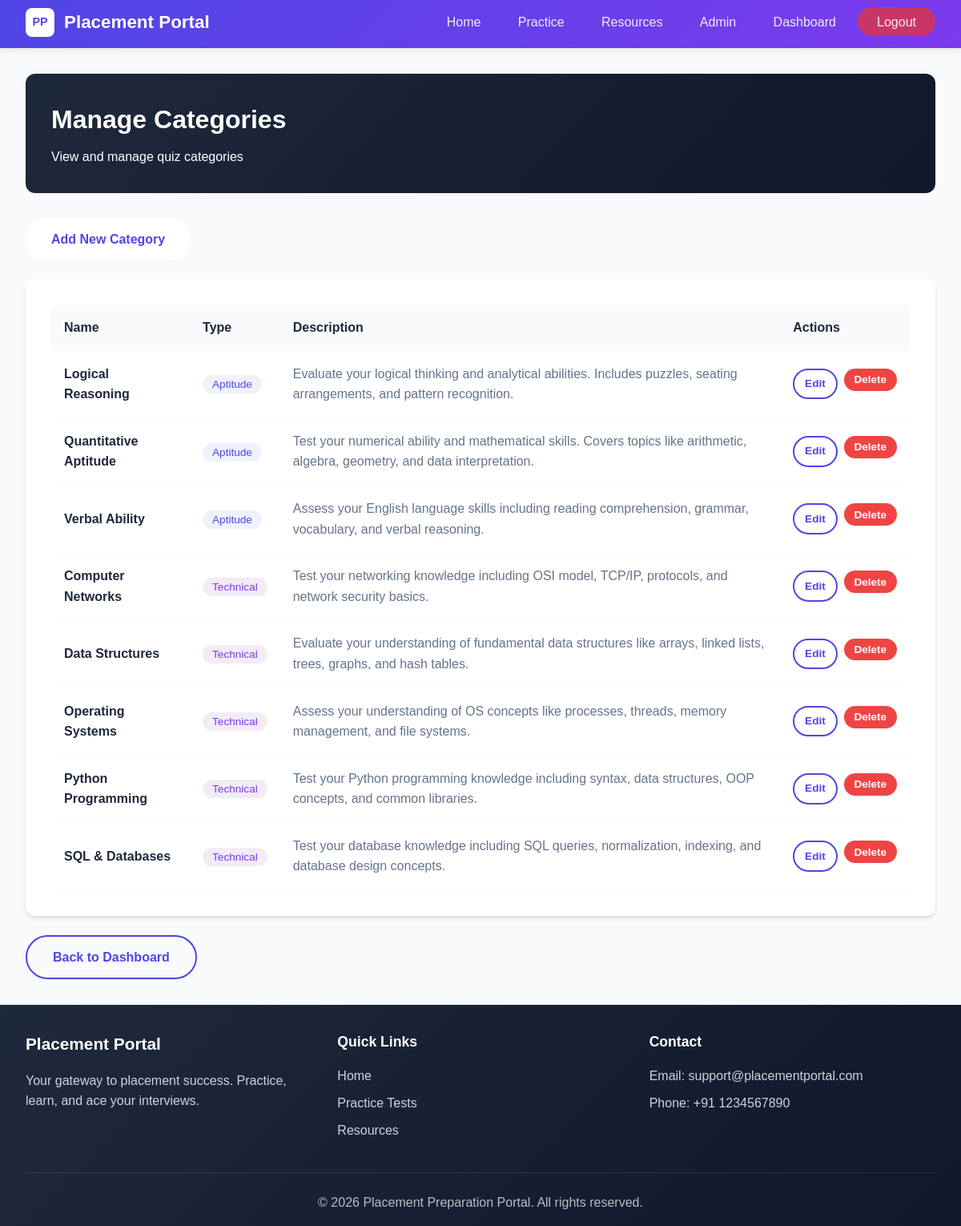
The app's page /admin/categories (signed in) with its own data.
### app/models.py (models this page shows, shortened)
class Category(db.Model):
    __tablename__ = 'categories'
    id = db.Column(db.Integer, primary_key=True)
    name = db.Column(db.String(100), nullable=False)
    type = db.Column(db.String(50))  # 'aptitude' or 'technical'
    description = db.Column(db.Text)
    questions = db.relationship('Question', backref='category', lazy='dynamic',
                               cascade='all, delete-orphan')
    quiz_results = db.relationship('QuizResult', backref='category', lazy='dynamic')

### app/admin/routes.py (the view)
@admin.route('/categories')
@login_required
@admin_required
def list_categories():
    categories = Category.query.order_by(Category.type, Category.name).all()
    return render_template('admin/categories.html', categories=categories)

### app/__init__.py (called while the page is built)
@login_manager.user_loader
def load_user(user_id):
    from app.models import User
    return User.query.get(int(user_id))

### app/admin/routes.py (called while the page is built)
def admin_required(f):
    @wraps(f)
    def decorated_function(*args, **kwargs):
        if not current_user.is_authenticated or current_user.role != 'admin':
            flash('Admin access required.', 'danger')
            return redirect(url_for('main.home'))
        return f(*args, **kwargs)
    return decorated_function

### app/templates/admin/categories.html (shortened to what this page needs)
{% extends "base.html" %}
{% block content %}
<div class="container">
    <div class="admin-header">
        <h1>Manage Categories</h1>
        <p>View and manage quiz categories</p>
    </div>
    <div style="margin-bottom: 1.5rem;">
        <a href="{{ url_for('admin.create_category') }}" class="btn btn-primary">Add New Category</a>
    </div>
    <div class="card">
        <div style="overflow-x: auto;">
            <table style="width: 100%; border-collapse: collapse;">
                <thead>
                    <tr style="background: var(--light-bg);">
                        <th style="padding: 1rem; text-align: left; border-radius: 8px 0 0 8px;">Name</th>
                        <th style="padding: 1rem; text-align: left;">Type</th>
                        <th style="padding: 1rem; text-align: left;">Description</th>
                        <th style="padding: 1rem; text-align: left; border-radius: 0 8px 0 0;">Actions</th>
                    </tr>
                </thead>
                <tbody>
                    {% for category in categories %}
                    <tr style="border-bottom: 1px solid var(--light-bg);">
                        <td style="padding: 1rem; font-weight: 600;">{{ category.name }}</td>
                        <td style="padding: 1rem;">
                            <span style="padding: 0.25rem 0.75rem; border-radius: 20px; font-size: 0.85rem; {% if category.type == 'aptitude' %}background: rgba(102, 126, 234, 0.1); color: var(--primary-color);{% else %}background: rgba(118, 75, 162, 0.1); color: var(--secondary-color);{% endif %}">
                                {{ category.type|title }}
                            </span>
                        </td>
                        <td style="padding: 1rem; color: var(--text-light);">{{ category.description or 'No description' }}</td>
                        <td style="padding: 1rem;">
                            <div style="display: flex; gap: 0.5rem;">
                                <a href="{{ url_for('admin.edit_category', category_id=category.id) }}" class="btn btn-outline" style="padding: 0.4rem 0.8rem; font-size: 0.85rem;">
                                    Edit
                                </a>
                                <form action="{{ url_for('admin.delete_category', category_id=category.id) }}" method="POST" style="display: inline;" onsubmit="return confirm('Are you sure? This will delete all questions in this category.');">
                                    <button type="submit" class="btn btn-danger" style="padding: 0.4rem 0.8rem; font-size: 0.85rem;">
                                        Delete
                                    </button>
                                </form>
                            </div>
                        </td>
                    </tr>
                    {% else %}
                    <tr>
                        <td colspan="4" style="padding: 2rem; text-align: center; color: var(--text-light);">
                            No categories created yet
                        </td>
                    </tr>
                    {% endfor %}
                </tbody>
            </table>
        </div>
    </div>
    <div style="margin-top: 1.5rem;">
        <a href="{{ url_for('admin.dashboard') }}" class="btn btn-outline">Back to Dashboard</a>
    </div>
</div>
{% endblock %}

### app/static/css/style.css (style rules this page uses)
:root { --primary-gradient: linear-gradient(135deg, #4f46e5 0%, #7c3aed 100%); --secondary-gradient: linear-gradient(135deg, #0d9488 0%, #14b8a6 100%); --accent-gradient: linear-gradient(135deg, #ec4899 0%, #f43f5e 100%); --dark-gradient: linear-gradient(135deg, #1e293b 0%, #0f172a 100%); --primary-color: #4f46e5; --secondary-color: #7c3aed; --accent-color: #14b8a6; --success-color: #22c55e; --danger-color: #ef4444; --warning-color: #f59e0b; --info-color: #0ea5e9; --text-dark: #1e293b; --text-light: #64748b; --white: #ffffff; --light-bg: #f8fafc; --card-shadow: 0 4px 6px -1px rgba(0, 0, 0, 0.1), 0 2px 4px -1px rgba(0, 0, 0, 0.06); --hover-shadow: 0 10px 15px -3px rgba(0, 0, 0, 0.1), 0 4px 6px -2px rgba(0, 0, 0, 0.05); --border-radius: 12px; --transition: all 0.2s ease; }
* { margin: 0; padding: 0; box-sizing: border-box; }
html { scroll-behavior: smooth; }
body { font-family: 'Poppins', sans-serif; background: var(--light-bg); color: var(--text-dark); line-height: 1.6; min-height: 100vh; }
.form-container, .container { padding-top: 2rem; padding-bottom: 2rem; }
.container { max-width: 1200px; margin: 0 auto; padding: 2rem; }
.btn { display: inline-block; padding: 0.8rem 2rem; border-radius: 50px; text-decoration: none; font-weight: 600; transition: var(--transition); cursor: pointer; border: none; font-size: 1rem; text-align: center; }
.btn-primary { background: var(--white); color: var(--primary-color); }
.btn-danger { background: var(--danger-color); color: var(--white); }
.btn-outline { background: transparent; border: 2px solid var(--primary-color); color: var(--primary-color); }
.card { background: var(--white); border-radius: var(--border-radius); box-shadow: var(--card-shadow); padding: 2rem; transition: var(--transition); }
.admin-header { background: var(--dark-gradient); border-radius: var(--border-radius); padding: 2rem; color: var(--white); margin-bottom: 2rem; }
.admin-header h1 { font-size: 2rem; margin-bottom: 0.5rem; }

### records on screen
Category: name "Logical Reasoning", type "Aptitude", description "Evaluate your logical thinking and analytical abilities. Includes puzzles, seating arrangements, and pattern recognition."
Category: name "Quantitative Aptitude", type "Aptitude", description "Test your numerical ability and mathematical skills. Covers topics like arithmetic, algebra, geometry, and data interpretation."
Category: name "Verbal Ability", type "Aptitude", description "Assess your English language skills including reading comprehension, grammar, vocabulary, and verbal reasoning."
Category: name "Computer Networks", type "Technical", description "Test your networking knowledge including OSI model, TCP/IP, protocols, and network security basics."
Category: name "Data Structures", type "Technical", description "Evaluate your understanding of fundamental data structures like arrays, linked lists, trees, graphs, and hash tables."
Category: name "Operating Systems", type "Technical", description "Assess your understanding of OS concepts like processes, threads, memory management, and file systems."
Category: name "Python Programming", type "Technical", description "Test your Python programming knowledge including syntax, data structures, OOP concepts, and common libraries."
Category: name "SQL & Databases", type "Technical", description "Test your database knowledge including SQL queries, normalization, indexing, and database design concepts."
